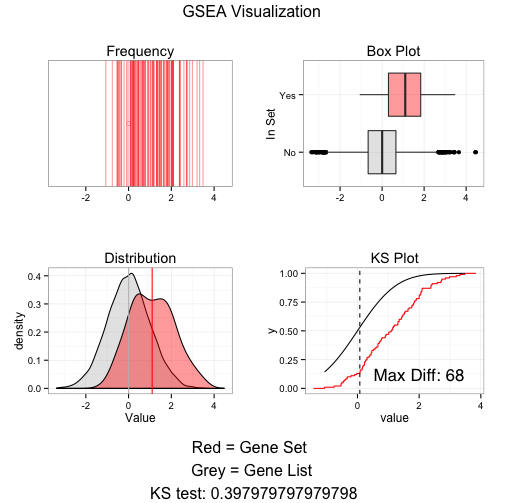

Reproduce this figure in R.
####################################
#Code to visualize GSEA results
#
# Micah Weitzman
#
####################################

# Call libraries
library(ggplot2)
library(gridExtra)

# 1) First we can do a bar plot with genes in the set colored
ggGSEA_Bar <- function(resDF, gCol, vCol, geneSet)
{
  tmpDF <- resDF[,c(gCol, vCol)]
  rownames(tmpDF) <- resDF[,1]
  tmpVCol <- tmpDF[,vCol]
  tmpDF <- tmpDF[order(tmpVCol),]
  xMax <- max(tmpVCol)
  xMin <- min(tmpVCol)
  tmpDF <- tmpDF[tmpDF[,gCol]%in%geneSet,]
  colnames(tmpDF)[1:2] <- c("Gene", "Value") 
  qplot(0,0)+geom_point(colour="white")+geom_vline(xintercept=tmpDF[,"Value"], colour="red", alpha = .3, size = .5)+theme_bw()+scale_x_continuous(limits = c(xMin, xMax))+xlab("Distribution")+ylab("")+theme(axis.ticks.y=element_blank(), axis.text.y=element_blank(), panel.background=element_blank(),panel.grid.major=element_blank())+ggtitle("Bar Plot")
}


# 2) Let's do a density plot showing distribution of the gene set and distribution of genes not in the set
ggGSEA_Dens <- function(resDF, gCol, vCol, geneSet)
{
  tmpDF <- resDF[,c(gCol, vCol)];
  rownames(tmpDF) <- resDF[,1];
  tmpDF[,"In_Set"] <- "No";
  tmpDF[tmpDF[,gCol]%in%geneSet,"In_Set"] <- "Yes";
  colnames(tmpDF)[1:2] <- c("Gene", "Value");
  ggplot(tmpDF, aes(Value, fill=In_Set))+geom_density(alpha=.4)+theme_bw()+scale_fill_manual(values=c("gray", "red"))+geom_vline(xintercept=c(median(tmpDF[tmpDF[,"In_Set"]=="No","Value"]), median(tmpDF[tmpDF[,"In_Set"]=="Yes","Value"])), colour=c("gray", "red"))+ggtitle("Distribution")+guides(fill=F)
}

# 3) Let's do a boxplot as well

ggGSEA_Bp <- function(resDF, gCol, vCol, geneSet)
{
  tmpDF <- resDF[,c(gCol, vCol)];
  rownames(tmpDF) <- resDF[,1];
  tmpDF[,"In_Set"] <- "No";
  tmpDF[tmpDF[,gCol]%in%geneSet,"In_Set"] <- "Yes";
  colnames(tmpDF)[1:2] <- c("Gene", "Value");
  ggplot(tmpDF, aes(In_Set, Value, fill=In_Set))+geom_boxplot(alpha=.4)+theme_bw()+scale_fill_manual(values=c("gray", "red"))+coord_flip()+xlab("In Set")+ylab("")+ggtitle("Box Plot")+guides(fill=F)
}

# 4) Lets do a K-S test
ggGSEA_Ks <- function(resDF, gCol, vCol, geneSet)
{
  tmpDF <- resDF[,c(gCol, vCol)]
  rownames(tmpDF) <- resDF[,1]
  tmpVCol <- tmpDF[,vCol]
  tmpDF <- tmpDF[tmpDF[,gCol]%in%geneSet,];
  ed <- ecdf(tmpDF$value)
  maxdiffidx <<- which.max(abs(ed(tmpDF$value)-pnorm(tmpDF$value)))
  maxdiffat <- tmpDF$value[maxdiffidx]
  ggplot(tmpDF, aes(value)) + stat_ecdf(colour="red") + stat_function(fun = pnorm, colour = "black") + ggtitle("KS Plot") + geom_vline(x=maxdiffat, lty=2) + theme_bw() + annotate("text", label=paste("Max Diff:",maxdiffidx), x=0, y=0, size=6, family="Helvetica")+ylab("")
}


# 5) Combine them all together
ggGSEA_Comb <- 
  function(resDF, gCol, vCol, geneSet)
{
  kst <- ks.test(resDF[resDF[,gCol]%in%geneSet,vCol], resDF[!resDF[,gCol]%in%geneSet,vCol])
  a <- ggplot_gtable(ggplot_build(ggGSEA_Bar(resDF, gCol, vCol, geneSet)))
  b <- ggplot_gtable(ggplot_build(ggGSEA_Dens(resDF, gCol, vCol, geneSet)+guides(fill=F)))
  c <- ggplot_gtable(ggplot_build(ggGSEA_Bp(resDF, gCol, vCol, geneSet)+guides(fill=F)))
  d <- ggplot_gtable(ggplot_build(ggGSEA_Ks(resDF, gCol, vCol, geneSet)))
  a$widths <- b$widths
  grid.arrange(arrangeGrob(a,c,b,d, ncol=2, nrow=2, top = paste("GSEA Visualization"), bottom=paste("Red = Gene Set \n Grey = Gene List \n KS test:",kst), right=paste()))
}
#create fake data and try it

#10000 genes
numGenes <- 10000
geneList <- paste("Gene", c(1:numGenes), sep="")

#100 in the gene set
geneSet <- sample(geneList, 100);

#create data frame, roughly normal distribution
geneDF <- data.frame(geneList, rnorm(numGenes));

#Add a little extra to the genes in the geneSet
geneDF[geneDF[,1]%in%geneSet,2] <- 1+geneDF[geneDF[,1]%in%geneSet,2];

#change colnames
colnames(geneDF) <- c("gene", "value");

ggGSEA_Comb(geneDF, "gene", "value", geneSet)
